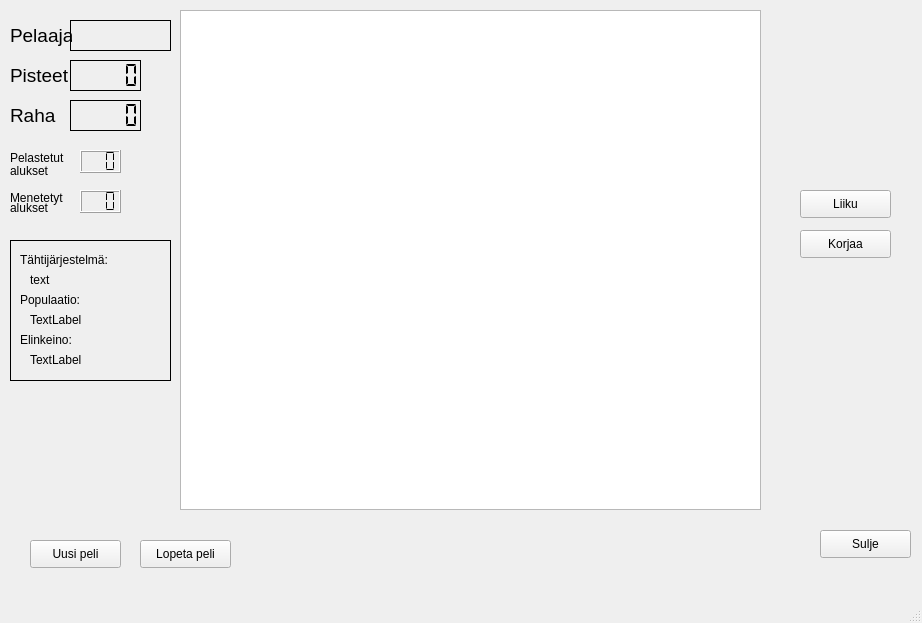
<?xml version="1.0" encoding="UTF-8"?>
<ui version="4.0">
 <class>MainWindow</class>
 <widget class="QMainWindow" name="MainWindow">
  <property name="geometry">
   <rect>
    <x>0</x>
    <y>0</y>
    <width>922</width>
    <height>623</height>
   </rect>
  </property>
  <property name="windowTitle">
   <string>Qalaxy Quest</string>
  </property>
  <widget class="QWidget" name="centralwidget">
   <widget class="QPushButton" name="aloita_Button">
    <property name="geometry">
     <rect>
      <x>30</x>
      <y>540</y>
      <width>91</width>
      <height>28</height>
     </rect>
    </property>
    <property name="text">
     <string>Uusi peli</string>
    </property>
   </widget>
   <widget class="QPushButton" name="keskeyta_Button">
    <property name="geometry">
     <rect>
      <x>140</x>
      <y>540</y>
      <width>91</width>
      <height>28</height>
     </rect>
    </property>
    <property name="text">
     <string>Lopeta peli</string>
    </property>
   </widget>
   <widget class="QPushButton" name="sulje_Button">
    <property name="geometry">
     <rect>
      <x>820</x>
      <y>530</y>
      <width>91</width>
      <height>28</height>
     </rect>
    </property>
    <property name="text">
     <string>Sulje</string>
    </property>
   </widget>
   <widget class="QLabel" name="pelaaja_label">
    <property name="geometry">
     <rect>
      <x>10</x>
      <y>20</y>
      <width>62</width>
      <height>31</height>
     </rect>
    </property>
    <property name="font">
     <font>
      <pointsize>14</pointsize>
     </font>
    </property>
    <property name="lineWidth">
     <number>2</number>
    </property>
    <property name="text">
     <string>Pelaaja</string>
    </property>
   </widget>
   <widget class="QLabel" name="nimi_label">
    <property name="geometry">
     <rect>
      <x>70</x>
      <y>20</y>
      <width>101</width>
      <height>31</height>
     </rect>
    </property>
    <property name="frameShape">
     <enum>QFrame::Box</enum>
    </property>
    <property name="frameShadow">
     <enum>QFrame::Plain</enum>
    </property>
    <property name="text">
     <string/>
    </property>
    <property name="alignment">
     <set>Qt::AlignLeading|Qt::AlignLeft|Qt::AlignVCenter</set>
    </property>
   </widget>
   <widget class="QLabel" name="pisteet_label">
    <property name="geometry">
     <rect>
      <x>10</x>
      <y>60</y>
      <width>71</width>
      <height>31</height>
     </rect>
    </property>
    <property name="font">
     <font>
      <pointsize>14</pointsize>
     </font>
    </property>
    <property name="frameShape">
     <enum>QFrame::NoFrame</enum>
    </property>
    <property name="text">
     <string>Pisteet</string>
    </property>
   </widget>
   <widget class="QLCDNumber" name="pisteet_lcd">
    <property name="geometry">
     <rect>
      <x>70</x>
      <y>60</y>
      <width>71</width>
      <height>31</height>
     </rect>
    </property>
    <property name="font">
     <font>
      <weight>50</weight>
      <bold>false</bold>
      <kerning>false</kerning>
     </font>
    </property>
    <property name="frameShape">
     <enum>QFrame::Box</enum>
    </property>
    <property name="frameShadow">
     <enum>QFrame::Plain</enum>
    </property>
    <property name="lineWidth">
     <number>1</number>
    </property>
    <property name="midLineWidth">
     <number>0</number>
    </property>
    <property name="digitCount">
     <number>5</number>
    </property>
    <property name="segmentStyle">
     <enum>QLCDNumber::Flat</enum>
    </property>
   </widget>
   <widget class="QGraphicsView" name="grafiikka_ikkuna">
    <property name="geometry">
     <rect>
      <x>180</x>
      <y>10</y>
      <width>581</width>
      <height>500</height>
     </rect>
    </property>
    <property name="verticalScrollBarPolicy">
     <enum>Qt::ScrollBarAsNeeded</enum>
    </property>
    <property name="horizontalScrollBarPolicy">
     <enum>Qt::ScrollBarAsNeeded</enum>
    </property>
    <property name="dragMode">
     <enum>QGraphicsView::ScrollHandDrag</enum>
    </property>
   </widget>
   <widget class="QLabel" name="raha_label">
    <property name="geometry">
     <rect>
      <x>10</x>
      <y>100</y>
      <width>51</width>
      <height>31</height>
     </rect>
    </property>
    <property name="font">
     <font>
      <pointsize>14</pointsize>
     </font>
    </property>
    <property name="text">
     <string>Raha</string>
    </property>
   </widget>
   <widget class="QLCDNumber" name="raha_lcd">
    <property name="geometry">
     <rect>
      <x>70</x>
      <y>100</y>
      <width>71</width>
      <height>31</height>
     </rect>
    </property>
    <property name="frameShadow">
     <enum>QFrame::Plain</enum>
    </property>
    <property name="segmentStyle">
     <enum>QLCDNumber::Flat</enum>
    </property>
   </widget>
   <widget class="QLabel" name="pelastetut1_label">
    <property name="geometry">
     <rect>
      <x>10</x>
      <y>150</y>
      <width>71</width>
      <height>16</height>
     </rect>
    </property>
    <property name="text">
     <string>Pelastetut </string>
    </property>
    <property name="textFormat">
     <enum>Qt::PlainText</enum>
    </property>
    <property name="scaledContents">
     <bool>false</bool>
    </property>
   </widget>
   <widget class="QLabel" name="pelastetut2_label">
    <property name="geometry">
     <rect>
      <x>10</x>
      <y>160</y>
      <width>62</width>
      <height>21</height>
     </rect>
    </property>
    <property name="text">
     <string>alukset</string>
    </property>
   </widget>
   <widget class="QLabel" name="menetetyt1_label">
    <property name="geometry">
     <rect>
      <x>10</x>
      <y>190</y>
      <width>71</width>
      <height>16</height>
     </rect>
    </property>
    <property name="text">
     <string>Menetetyt</string>
    </property>
   </widget>
   <widget class="QLabel" name="menetetyt2_label">
    <property name="geometry">
     <rect>
      <x>10</x>
      <y>200</y>
      <width>62</width>
      <height>16</height>
     </rect>
    </property>
    <property name="text">
     <string>alukset</string>
    </property>
   </widget>
   <widget class="QLCDNumber" name="pelastetut_lcd">
    <property name="geometry">
     <rect>
      <x>80</x>
      <y>150</y>
      <width>41</width>
      <height>23</height>
     </rect>
    </property>
    <property name="digitCount">
     <number>3</number>
    </property>
    <property name="segmentStyle">
     <enum>QLCDNumber::Flat</enum>
    </property>
   </widget>
   <widget class="QLCDNumber" name="menetetyt_lcd">
    <property name="geometry">
     <rect>
      <x>80</x>
      <y>190</y>
      <width>41</width>
      <height>23</height>
     </rect>
    </property>
    <property name="digitCount">
     <number>3</number>
    </property>
    <property name="segmentStyle">
     <enum>QLCDNumber::Flat</enum>
    </property>
   </widget>
   <widget class="QLabel" name="frame">
    <property name="geometry">
     <rect>
      <x>10</x>
      <y>240</y>
      <width>161</width>
      <height>141</height>
     </rect>
    </property>
    <property name="frameShape">
     <enum>QFrame::Box</enum>
    </property>
    <property name="text">
     <string/>
    </property>
   </widget>
   <widget class="QLabel" name="tahtijarjestelma1_label">
    <property name="geometry">
     <rect>
      <x>20</x>
      <y>250</y>
      <width>111</width>
      <height>20</height>
     </rect>
    </property>
    <property name="text">
     <string>Tähtijärjestelmä:</string>
    </property>
   </widget>
   <widget class="QLabel" name="tahtijarjestelma_label">
    <property name="geometry">
     <rect>
      <x>30</x>
      <y>270</y>
      <width>121</width>
      <height>20</height>
     </rect>
    </property>
    <property name="text">
     <string>text</string>
    </property>
   </widget>
   <widget class="QLabel" name="populaatio1_label">
    <property name="geometry">
     <rect>
      <x>20</x>
      <y>290</y>
      <width>111</width>
      <height>20</height>
     </rect>
    </property>
    <property name="text">
     <string>Populaatio:</string>
    </property>
   </widget>
   <widget class="QLabel" name="populaatio_label">
    <property name="geometry">
     <rect>
      <x>30</x>
      <y>310</y>
      <width>121</width>
      <height>20</height>
     </rect>
    </property>
    <property name="text">
     <string>TextLabel</string>
    </property>
   </widget>
   <widget class="QLabel" name="elinkeino1_label">
    <property name="geometry">
     <rect>
      <x>20</x>
      <y>330</y>
      <width>81</width>
      <height>20</height>
     </rect>
    </property>
    <property name="text">
     <string>Elinkeino:</string>
    </property>
   </widget>
   <widget class="QLabel" name="elinkeino_label">
    <property name="geometry">
     <rect>
      <x>30</x>
      <y>350</y>
      <width>121</width>
      <height>20</height>
     </rect>
    </property>
    <property name="text">
     <string>TextLabel</string>
    </property>
   </widget>
   <widget class="QPushButton" name="liiku_Button">
    <property name="geometry">
     <rect>
      <x>800</x>
      <y>190</y>
      <width>91</width>
      <height>28</height>
     </rect>
    </property>
    <property name="text">
     <string>Liiku</string>
    </property>
   </widget>
   <widget class="QLabel" name="pelinTila_label">
    <property name="geometry">
     <rect>
      <x>770</x>
      <y>30</y>
      <width>141</width>
      <height>31</height>
     </rect>
    </property>
    <property name="font">
     <font>
      <pointsize>16</pointsize>
     </font>
    </property>
    <property name="text">
     <string/>
    </property>
   </widget>
   <widget class="QPushButton" name="korjaa_Button">
    <property name="geometry">
     <rect>
      <x>800</x>
      <y>230</y>
      <width>91</width>
      <height>28</height>
     </rect>
    </property>
    <property name="text">
     <string>Korjaa</string>
    </property>
   </widget>
   <zorder>frame</zorder>
   <zorder>aloita_Button</zorder>
   <zorder>keskeyta_Button</zorder>
   <zorder>sulje_Button</zorder>
   <zorder>pelaaja_label</zorder>
   <zorder>nimi_label</zorder>
   <zorder>pisteet_label</zorder>
   <zorder>pisteet_lcd</zorder>
   <zorder>grafiikka_ikkuna</zorder>
   <zorder>raha_label</zorder>
   <zorder>raha_lcd</zorder>
   <zorder>pelastetut1_label</zorder>
   <zorder>pelastetut2_label</zorder>
   <zorder>menetetyt1_label</zorder>
   <zorder>menetetyt2_label</zorder>
   <zorder>pelastetut_lcd</zorder>
   <zorder>menetetyt_lcd</zorder>
   <zorder>tahtijarjestelma1_label</zorder>
   <zorder>tahtijarjestelma_label</zorder>
   <zorder>populaatio1_label</zorder>
   <zorder>populaatio_label</zorder>
   <zorder>elinkeino1_label</zorder>
   <zorder>elinkeino_label</zorder>
   <zorder>liiku_Button</zorder>
   <zorder>pelinTila_label</zorder>
   <zorder>korjaa_Button</zorder>
  </widget>
  <widget class="QMenuBar" name="menubar">
   <property name="geometry">
    <rect>
     <x>0</x>
     <y>0</y>
     <width>922</width>
     <height>21</height>
    </rect>
   </property>
  </widget>
  <widget class="QStatusBar" name="statusbar"/>
 </widget>
 <resources/>
 <connections>
  <connection>
   <sender>sulje_Button</sender>
   <signal>clicked()</signal>
   <receiver>MainWindow</receiver>
   <slot>close()</slot>
   <hints>
    <hint type="sourcelabel">
     <x>820</x>
     <y>575</y>
    </hint>
    <hint type="destinationlabel">
     <x>645</x>
     <y>559</y>
    </hint>
   </hints>
  </connection>
 </connections>
</ui>
